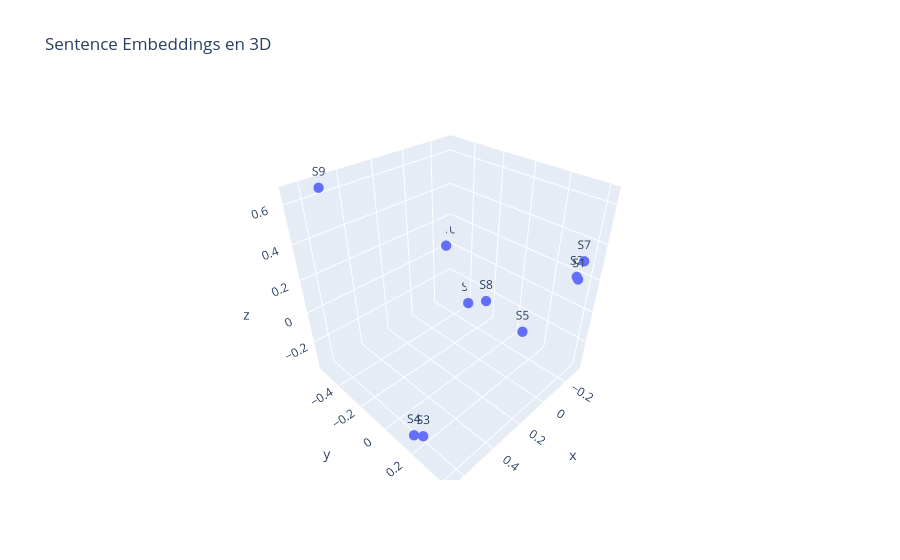

The cell this chart's notebook holds for it:
### Markdown cell above
## Visualización 3D interactiva con Plotly

### Code cell
pca3 = PCA(n_components=3)
coords3 = pca3.fit_transform(emb)

plot_df = pd.DataFrame({
    "sentence": [f"S{i+1}" for i in range(len(sentences))],
    "text": sentences,
    "x": coords3[:, 0],
    "y": coords3[:, 1],
    "z": coords3[:, 2],
})

fig = px.scatter_3d(
    plot_df,
    x="x",
    y="y",
    z="z",
    text="sentence",
    hover_data=["text"],
    title="Sentence Embeddings en 3D"
)
fig.update_traces(marker=dict(size=6))
fig.show()

### Figure 1 — Plotly figure (JSON) as saved in the notebook; plotly's stock layout.template omitted (floating-point values rounded to 4 significant figures)
{"data": [{"customdata": [["Machine learning is amazing"], ["Artificial intelligence is transforming the world"], ["Spam messages are annoying"], ["This email is probably spam"], ["Transformers use self attention"], ["RAG combines retrieval and generation"], ["Deep learning models can be very powerful"], ["Natural language processing works with text"], ["The cat is sleeping on the sofa"], ["Semantic search retrieves relevant documents"]], "hovertemplate": "x=%{x}<br>y=%{y}<br>z=%{z}<br>sentence=%{text}<br>text=%{customdata[0]}<extra></extra>", "legendgroup": "", "marker": {"color": "#636efa", "size": 6, "symbol": "circle"}, "mode": "markers+text", "name": "", "scene": "scene", "showlegend": false, "text": ["S1", "S2", "S3", "S4", "S5", "S6", "S7", "S8", "S9", "S10"], "type": "scatter3d", "x": [-0.1814, -0.2663, 0.6238, 0.6595, -0.2491, -0.3188, -0.2571, -0.2653, 0.5355, -0.2807], "y": [0.4166, 0.365, 0.208, 0.1855, 0.1036, -0.3892, 0.3921, -0.1942, -0.5311, -0.5562], "z": [0.2701, 0.2199, -0.3194, -0.2998, -0.2765, -0.3669, 0.3249, -0.2198, 0.6509, 0.0166]}], "layout": {"legend": {"tracegroupgap": 0}, "scene": {"domain": {"x": [0, 1], "y": [0, 1]}, "xaxis": {"title": {"text": "x"}}, "yaxis": {"title": {"text": "y"}}, "zaxis": {"title": {"text": "z"}}}, "title": {"text": "Sentence Embeddings en 3D"}}}
